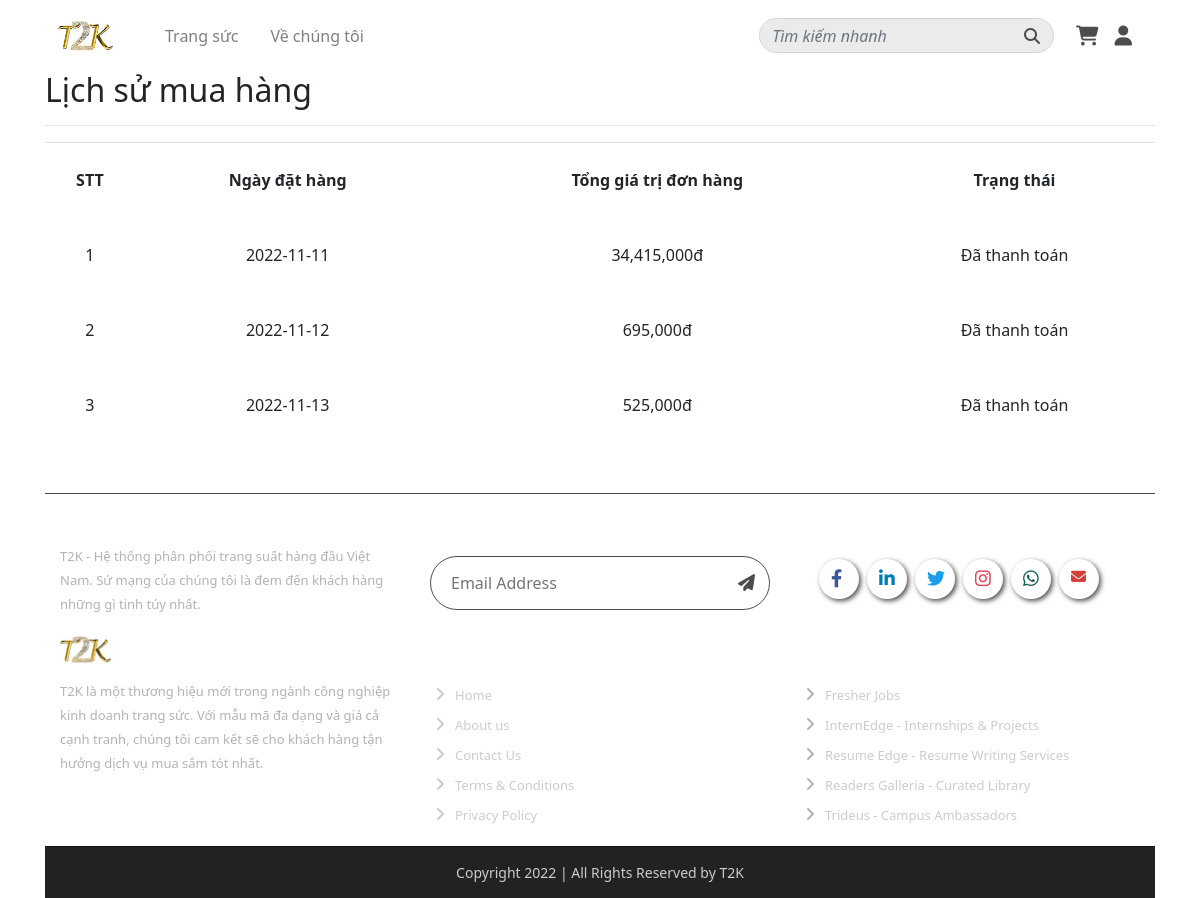
The app's page /Order/History (signed in) with its own data.
### tables this page shows
CREATE TABLE `tbl_order` (
  `order_id` int(10) NOT NULL,
  `order_date` date NOT NULL,
  `order_status` varchar(100) NOT NULL,
  `order_price` int(100) NOT NULL,
  `user_id` int(10) NOT NULL
);

### mvc/core/Controller.php (called while the page is built, shortened)
<?php
    class Controller{
        public function View($view,$data = []) {
            require_once "mvc/views/".$view.".php";
        }
    }
?>

### mvc/controllers/Order.php (called while the page is built, shortened)
<?php
class Order extends Controller
{
    protected $orderdb;
    public function __construct()
    {
        $this->orderdb = $this->Model("OrderModel");
    }
    public function History() {
        $this->View("Layout2",[
            "DB" => $this->orderdb->GetOrder($_SESSION['user_id']),
            "Page" => "Historypage"
        ]);
    }
}
?>

### mvc/core/App.php (called while the page is built, shortened)
<?php
    class App {
        protected $action="Show";
        function __construct(){
            $arr = $this->UrlProcess();
            if ( $arr != null && file_exists("mvc/controllers/".$arr[0].".php"))
            {
                unset ($arr[0]);
            }
            $this->controller = new $this->controller;
            if (isset($arr[1])) {
                if (method_exists($this->controller , $arr[1])){
                    $this->action = $arr[1];
                }
                unset ($arr[1]);
            }
            $this->params = $arr?array_values($arr):[];
            call_user_func_array([$this->controller,$this->action],$this->params);
        }
        function UrlProcess(){
            if( isset($_GET["url"]) ){
                return explode("/", filter_var(trim($_GET["url"], "/")));
            }
        }
    }
?>

### index.php (called while the page is built, shortened)
<?php
    $myApp = new App();
?>

### mvc/core/DB_Module.php (called while the page is built, shortened)
<?php
class DataModel
{
    protected $servername = "localhost";
    protected $username = "root";
    protected $password = "";
    public function __construct()
    {
        $this->con = mysqli_connect($this->servername, $this->username, $this->password);
    }
}

### mvc/models/OrderModel.php (called while the page is built, shortened)
<?php
class OrderModel extends DataModel{
    public function GetOrder($id){
        $qr = "SELECT * FROM `tbl_order` WHERE `tbl_order`.`user_id` = $id";
        $rows =  mysqli_query($this->con, $qr);
        $arr = array();
        while ($row = mysqli_fetch_array($rows)) {
            $arr[] = $row;
        }
        return json_encode($arr);
    }
}
?>

### mvc/views/pages/Historypage.php (the view)
<h2>Lịch sử mua hàng</h2>
<hr>
<?php
$obj = json_decode($data['DB']);
if (count($obj) > 0) { ?>
    <table class="table">
        <tr>
            <th scope="col" style="padding: 5px; text-align: center;">STT</th>
            <th scope="col" style="padding: 5px; text-align: center;">Ngày đặt hàng</th>
            <th scope="col" style="padding: 5px; text-align: center;">Tổng giá trị đơn hàng</th>
            <th scope="col" style="padding: 5px; text-align: center;">Trạng thái</th>
        </tr>
        <?php $num =1 ;
         for ($i = 0; $i < count($obj); $i++) { ?>
                <tr>
                    <td scope="col" style="padding: 5px; text-align: center;"><?= $num++ ?></td>
                    <td scope="col" style="padding: 5px; text-align: center;"><?= $obj[$i]->order_date ?></td>
                    <td scope="col" style="padding: 5px; text-align: center;"><?= number_format($obj[$i]->order_price) ?>đ</td>
                    <td scope="col" style="padding: 5px; text-align: center;"><?= $obj[$i]->order_status ?></td>
                </tr>
            <?php } ?>
    </table>
<?php } else {
    echo '<h4 style =" text-align: center; ">Lịch sử mua hàng trống</h4>';
} ?>

### records on screen
tbl_order: order_date "2022-11-11", order_price "34,415,000", order_status "Đã thanh toán"
tbl_order: order_date "2022-11-12", order_price "695,000", order_status "Đã thanh toán"
tbl_order: order_date "2022-11-13", order_price "525,000", order_status "Đã thanh toán"
